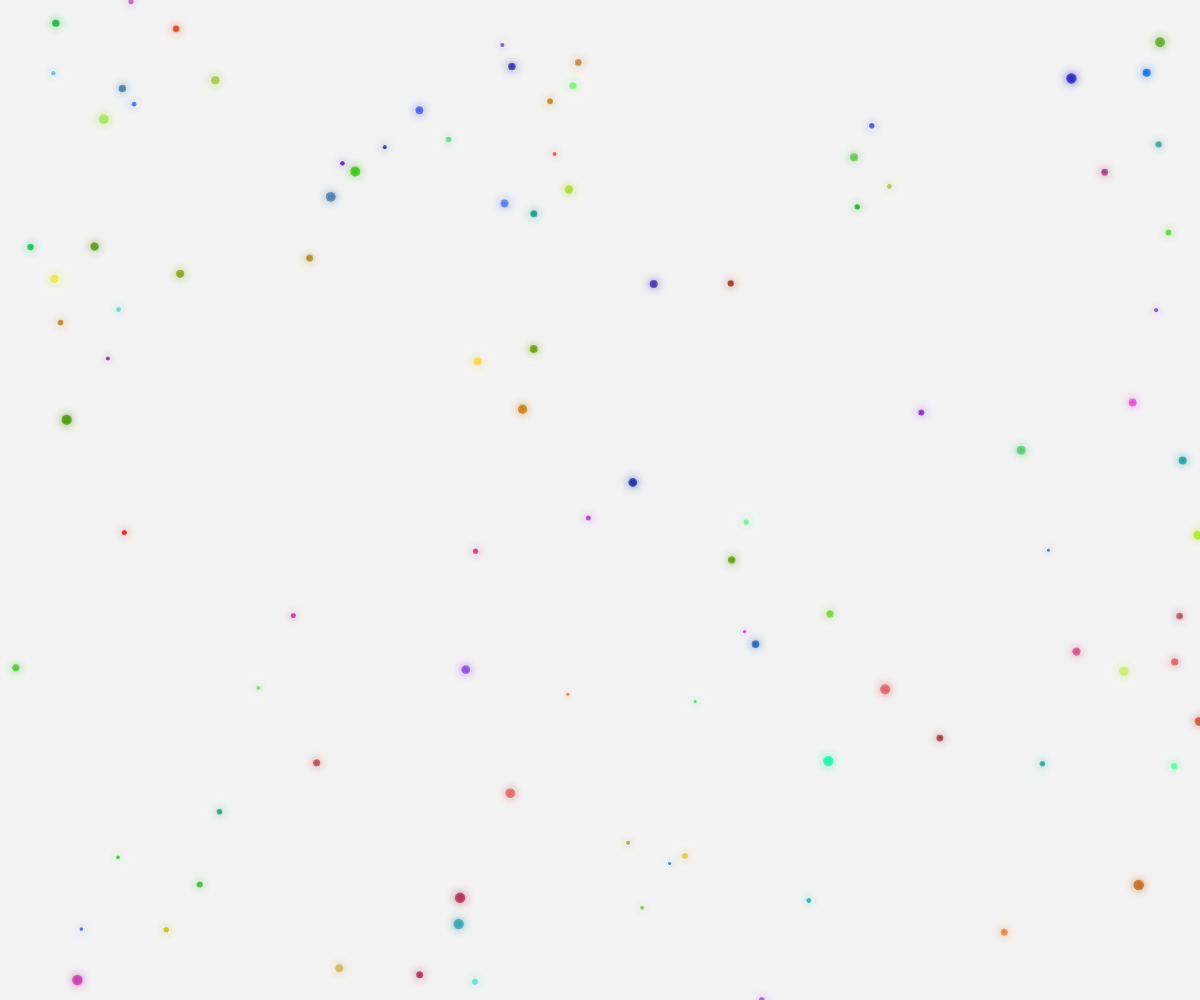
Frame 1 (no input)
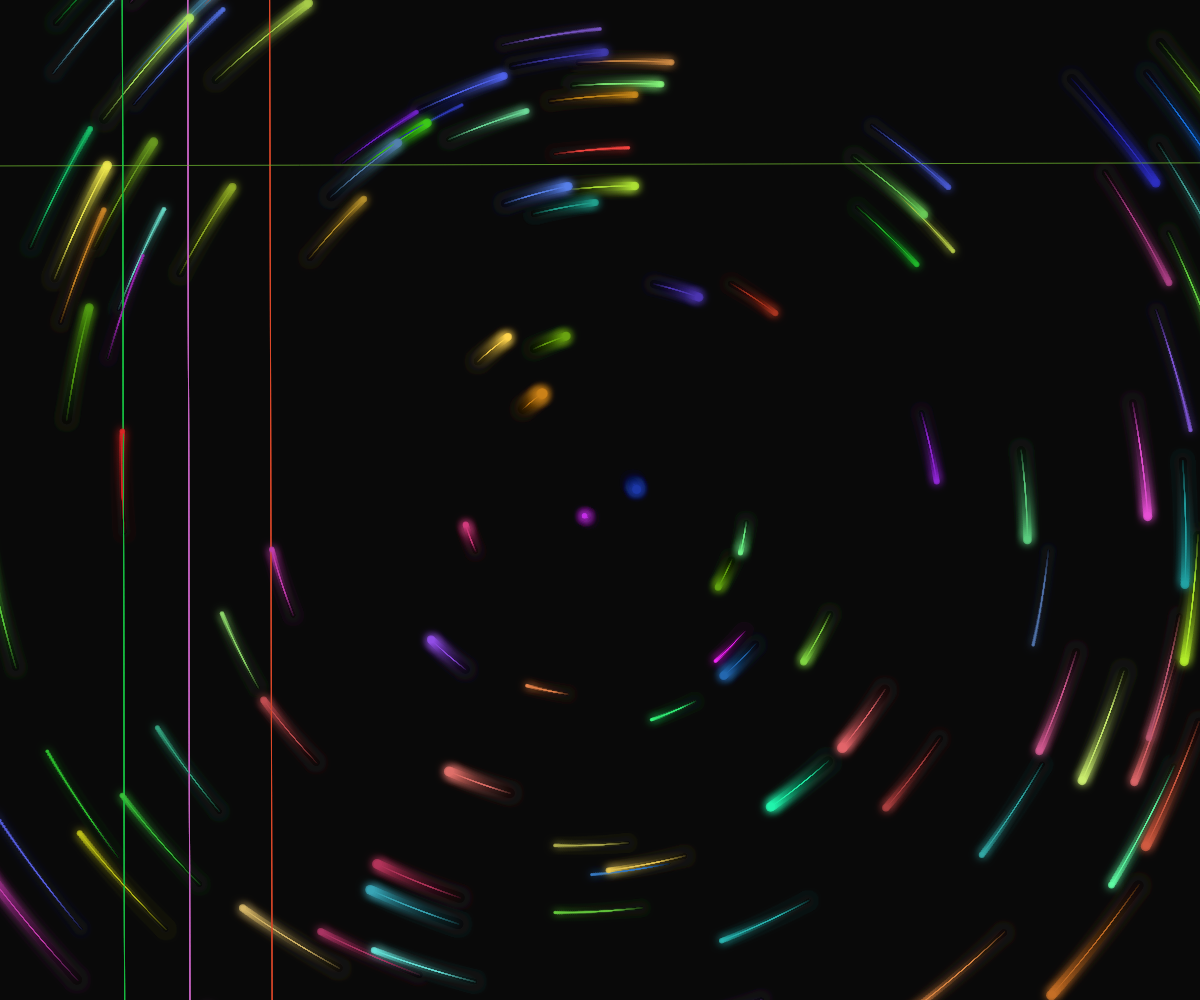
Frame 60 (no input)
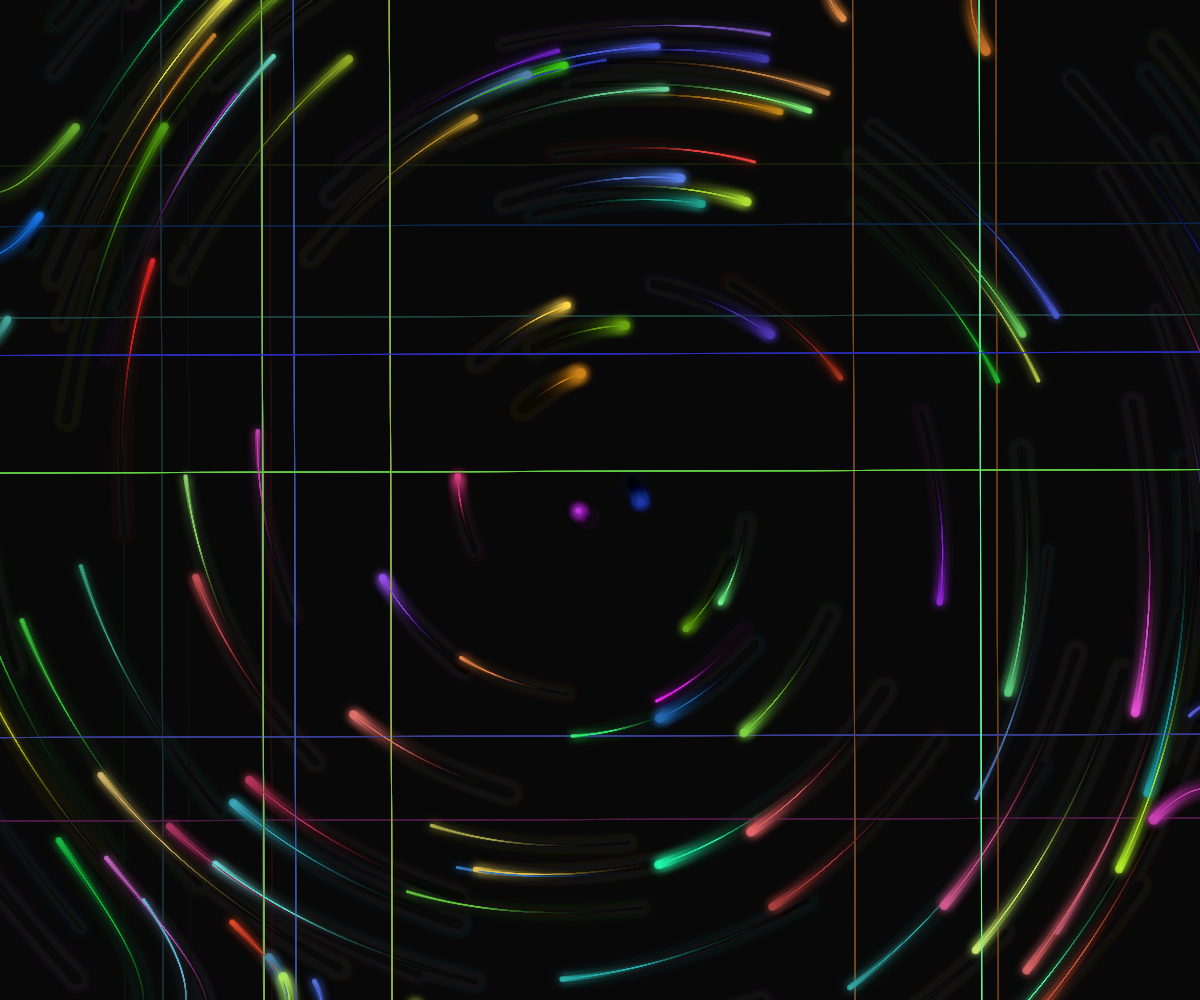
Frame 120 (the mouse pressed at the canvas centre since frame 60)

The p5.js sketch that drew these frames (run headless with seeded random() and noise() and a simulated clock; from frame 60 on, the mouse is pressed at the canvas centre):

// p5.js sketch
// ── sketch.js
let orbs = [];
const orbCount = 100;

function setup() {
  createCanvas(windowWidth, windowHeight);
  colorMode(HSB, 360, 100, 100, 1);
  
  // Create orbs with random properties
  for (let i = 0; i < orbCount; i++) {
    orbs.push({
      x: random(width),
      y: random(height),
      size: random(2, 6),
      hue: random(360),
      saturation: random(50, 90),
      brightness: random(60, 100),
      speedX: 0,
      speedY: 0,
      pulseSpeed: random(0.01, 0.03),
      pulsePhase: random(TWO_PI),
      originalSize: random(2, 6),
      trail: []
    });
  }
}

function draw() {
  background(220, 5, 5, 0.05);
  
  // Update and display orbs
  for (let i = 0; i < orbs.length; i++) {
    let orb = orbs[i];
    
    // Calculate current force from center
    let dx = orb.x - width/2;
    let dy = orb.y - height/2;
    let distance = sqrt(dx * dx + dy * dy);
    
    if (distance > 10) {
      // Radial force away from center
      let angle = atan2(dy, dx);
      let radialForce = 0.0005 * (1 - distance / max(width, height));
      
      orb.speedX += cos(angle) * radialForce;
      orb.speedY += sin(angle) * radialForce;
    }
    
    // Add some swirling motion
    let swirlForce = 0.0002;
    orb.speedX += -dy * swirlForce;
    orb.speedY += dx * swirlForce;
    
    // Dampen velocity
    orb.speedX *= 0.97;
    orb.speedY *= 0.97;
    
    // Update position
    orb.x += orb.speedX;
    orb.y += orb.speedY;
    
    // Wrap around edges
    if (orb.x < -50) orb.x = width + 50;
    if (orb.x > width + 50) orb.x = -50;
    if (orb.y < -50) orb.y = height + 50;
    if (orb.y > height + 50) orb.y = -50;
    
    // Add current position to trail
    orb.trail.push({x: orb.x, y: orb.y});
    
    // Limit trail length
    if (orb.trail.length > 30) {
      orb.trail.shift();
    }
    
    // Draw the crystallized trail
    noFill();
    stroke(orb.hue, orb.saturation, orb.brightness, 0.8);
    strokeWeight(1);
    beginShape();
    for (let pos of orb.trail) {
      vertex(pos.x, pos.y);
    }
    endShape();
    
    // Pulsing effect
    let pulse = sin(frameCount * orb.pulseSpeed + orb.pulsePhase) * 0.5 + 0.5;
    let currentSize = orb.originalSize * (1 + pulse * 0.2);
    
    // Draw the orb with glow
    noStroke();
    fill(orb.hue, orb.saturation, orb.brightness, 0.8);
    ellipse(orb.x, orb.y, currentSize);
    
    drawingContext.shadowBlur = 10;
    drawingContext.shadowColor = color(orb.hue, orb.saturation, orb.brightness);
    ellipse(orb.x, orb.y, currentSize * 1.5);
    drawingContext.shadowBlur = 0;
  }
}

function windowResized() {
  resizeCanvas(windowWidth, windowHeight);
}
